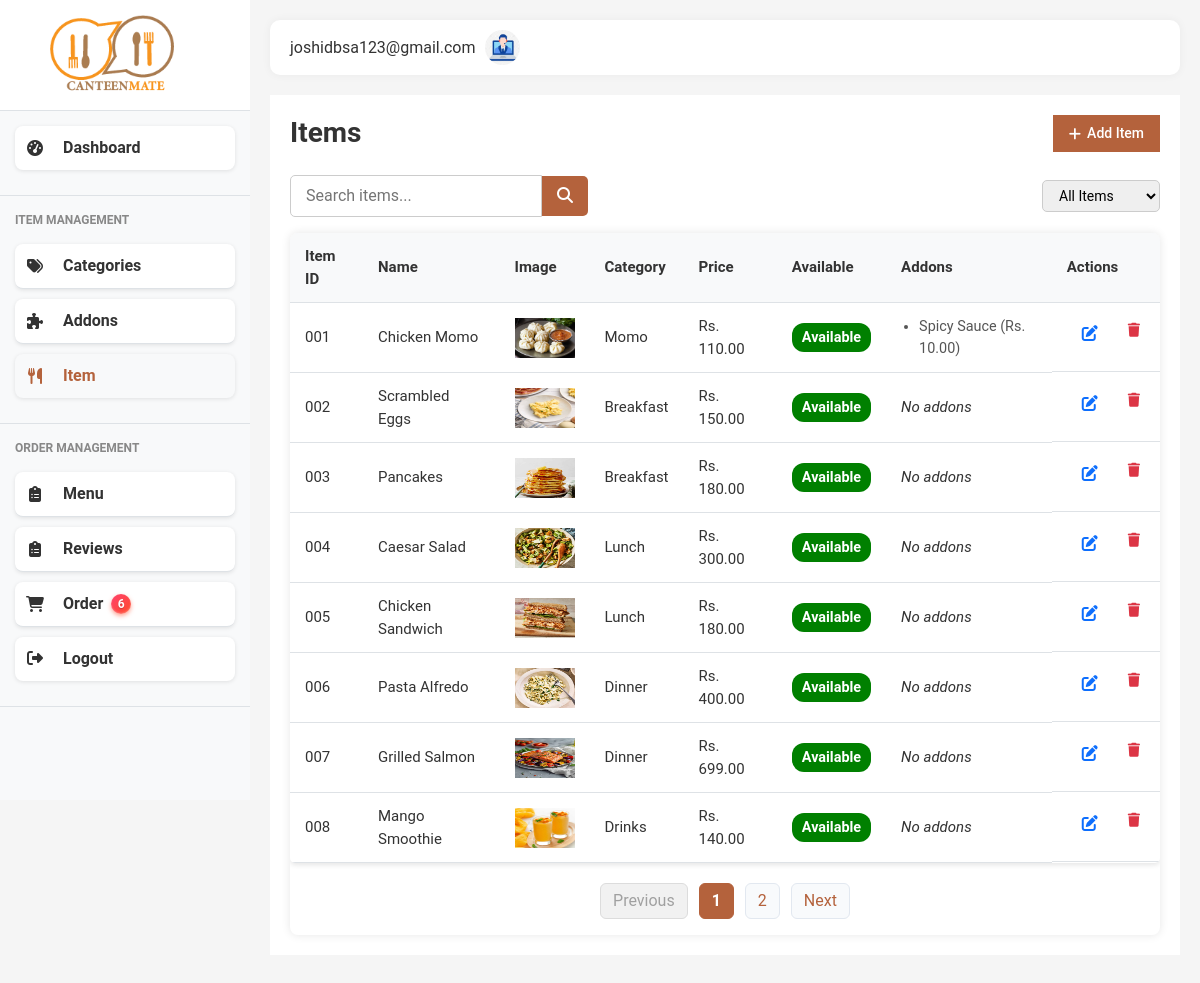
/admin/items (signed in), run on an earlier commit of the app's database.
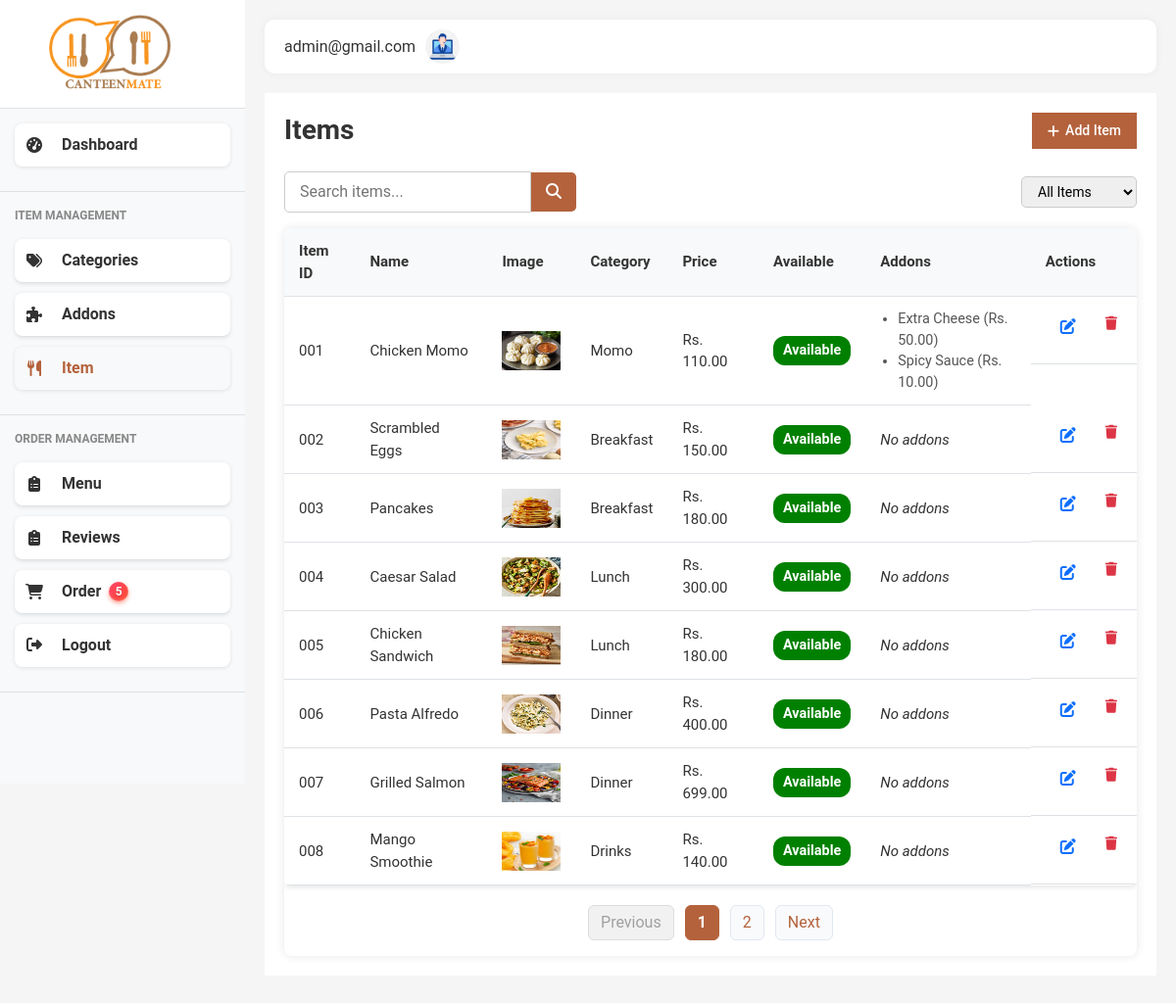
And on a later commit of the database.
### models.py (models this page shows, shortened)
class User(db.Model):
    id = db.Column(db.Integer, primary_key=True)
    fullname = db.Column(db.String(100), nullable=False)
    email = db.Column(db.String(100), unique=True, nullable=False)
    password = db.Column(db.String(200), nullable=False)
    role = db.Column(db.String(20), nullable=False)
    phone = db.Column(db.String(10))
    created_at = db.Column(db.DateTime, server_default=db.func.now())

class Item(db.Model):
    __tablename__ = 'items'
    id = db.Column(db.Integer, primary_key=True)
    name = db.Column(db.String(100), nullable=False)
    price = db.Column(db.Float, nullable=False)
    category_id = db.Column(db.Integer, db.ForeignKey('categories.id'), nullable=False)
    description = db.Column(db.Text, nullable=True)
    image_filename = db.Column(db.String(255), nullable=True)
    available = db.Column(db.Boolean, default=True)
    attribute_values = db.relationship(
        'AttributeValue',
        secondary=item_attribute_values,
        back_populates='items'
    )
    addons = db.relationship(
        'Addon',
        secondary=addon_item_association,
        back_populates='items'
    )

class Category(db.Model):
    __tablename__ = 'categories'
    id = db.Column(db.Integer, primary_key=True)
    name = db.Column(db.String(100), nullable=False, unique=True)
    status = db.Column(db.Boolean, default=True)  # Active or Inactive
    items = db.relationship('Item', backref='category', lazy=True, cascade='all, delete-orphan')

class Addon(db.Model):
    __tablename__ = 'addons'
    id = db.Column(db.Integer, primary_key=True)
    name = db.Column(db.String(100), nullable=False)
    price = db.Column(db.Float, nullable=False)
    category = db.Column(db.String(50), nullable=False)
    description = db.Column(db.Text)
    status = db.Column(db.Boolean, default=True)
    items = db.relationship('Item', secondary='addon_item_association', back_populates='addons')

### main.py (the view)
@app.route('/admin/items')
@login_required
def items():
    user_id = session['user_id']
    user = User.query.get(user_id)
    categories = Category.query.filter_by(status=True).all()
    addons = Addon.query.filter_by(status=True).all()
    items = Item.query.all()
    return render_template('admin/items.html', categories=categories, user=user, items=items, active_page='items',addons=addons)

### main.py (called while the page is built)
def login_required(view):
    @functools.wraps(view)
    def wrapped_view(**kwargs):
        if 'user_id' not in session:
            flash('Please log in to access this page', 'warning')
            return redirect(url_for('login'))
        return view(**kwargs)
    return wrapped_view

@app.context_processor
def inject_new_orders_count():
    count = Order.query.filter_by(status='pending').count()
    print(count)
    return dict(new_orders_count=count)

### templates/admin/items.html (shortened to what this page needs)
{% extends "admin/admin_base.html" %}
{% block content %}
<div class="category-section">
  <div class="section-header">
    <h1 class="page-title">Items</h1>
    <button class="add-btn" id="addUnitBtn">
      <i class="fas fa-plus"></i> Add Item
    </button>
  </div>
  <div class="section-filters" style="margin-bottom: 1rem;">
    <div class="search-box">
      <input type="text" id="searchInput" placeholder="Search items..." />
      <button type="button" style="background-color: #b4623c;">
        <i class="fas fa-search"></i>
      </button>
    </div>
    <div class="filter-dropdown">
      <select id="statusFilter">
        <option value="">All Items</option>
      </select>
    </div>
  </div>
  <div class="data-table">
    <table>
      <thead>
        <tr>
          <th>Item ID</th>
          <th>Name</th>
          <th>Image</th>
          <th>Category</th>
          <th>Price</th>
          <th>Available</th>
          <th>Addons</th>
          <th>Actions</th>
        </tr>
      </thead>
      <tbody id="item-table-body">
        {% for item in items %}
        <tr class="item-row">
          <td>{{ "%03d"|format(item.id) }}</td>
          <td class="item-name">{{ item.name }}</td>
          <td>
            {% if item.image_filename %}
            <img src="{{ url_for('static', filename='uploads/items/' ~ item.image_filename) }}" alt="Item Image" style="height: 40px" />
            {% else %} No image {% endif %}
          </td>
          <td>{{ item.category.name if item.category else "N/A" }}</td>
          <td>Rs. {{ '%.2f'|format(item.price) }}</td>
          <td>
            <span class="status-badge {{ 'available' if item.available else 'not-available' }}">{{ 'Available' if item.available else 'Unavailable' }}</span>
          </td>
          <td>
            {% if item.addons|length > 0 %}
              <ul style="padding-left: 18px; margin: 0;">
                {% for addon in item.addons %}
                <li>{{ addon.name }} (Rs. {{ "%.2f"|format(addon.price) }})</li>
                {% endfor %}
              </ul>
            {% else %}
              <em>No addons</em>
            {% endif %}
          </td>
          <td class="actions">
            <button
              class="btn btn-sm btn-primary btn-edit"
              data-id="{{ item.id }}"
              data-name="{{ item.name }}"
              data-category="{{ item.category.name if item.category else '' }}"
              data-price="{{ '%.2f'|format(item.price) }}"
              data-description="{{ item.description or '' }}"
              data-available="{{ 'true' if item.available else 'false' }}"
              data-addons="{{ item.addons | map(attribute='id') | join(',') }}"
            >
              <i class="fas fa-edit"></i>
            </button>
            <a href="#" class="btn btn-sm btn-danger btn-delete"><i class="fas fa-trash"></i> </a>
          </td>
        </tr>
        {% endfor %}
      </tbody>
    </table>
    <nav id="paginationContainer" aria-label="Page navigation" style="margin-top: 1rem;"></nav>
  </div>
</div>
{% endblock %}

### templates/admin/admin_base.html (shortened to what this page needs)
<!DOCTYPE html>
<html lang="en">
<head>
    <link href="https://cdnjs.cloudflare.com/ajax/libs/bootstrap/5.3.0/css/bootstrap.min.css" rel="stylesheet">
    <link href="https://cdnjs.cloudflare.com/ajax/libs/font-awesome/6.4.0/css/all.min.css" rel="stylesheet">
    <link href="{{ url_for('static', filename='css/style.css') }}" rel="stylesheet">
    <link href="{{ url_for('static', filename='css/admin_styles.css') }}" rel="stylesheet">
    <link href="{{ url_for('static', filename='css/content-page.css') }}" rel="stylesheet">
</head>
<body>
    <div class="d-flex">
    <div class="sidebar">
        <div class="brand">
            <img src="{{ url_for('static', filename='img/logo.png') }}" href={{ url_for('dashboard')}} alt="Canteen Logo">
        </div>
        <nav>
            <div class="menu-section">
                <a href="{{ url_for('dashboard')}}" class="menu-item {% if active_page == 'dashboard' %}active{% endif %}">
                    <i class="fas fa-tachometer-alt"></i>
                    Dashboard
                </a>
            </div>
            <div class="menu-section">
                <div class="menu-title">ITEM MANAGEMENT</div>
                <a href="{{ url_for('categories') }}" class="menu-item {% if active_page == 'categories' %}active{% endif %}">
                    <i class="fas fa-tags"></i>
                    Categories
                </a>
                <a href="{{ url_for('addons')}}" class="menu-item {% if active_page == 'addons' %}active{% endif %}">
                    <i class="fas fa-puzzle-piece"></i>
                    Addons
                </a>
                <a href="{{ url_for('items')}}" class="menu-item  {% if active_page == 'items' %}active{% endif %}">
                    <i class="fas fa-utensils"></i>
                    Item
                </a>
            </div>
            <div class="menu-section">
                <div class="menu-title">ORDER MANAGEMENT</div>
                <a href="{{ url_for('menu') }}" class="menu-item  {% if active_page == 'menu' %}active{% endif %}">
                    <i class="fas fa-clipboard-list"></i>
                    Menu
                </a>
                <a href="{{ url_for('admin_reviews') }}" class="menu-item  {% if active_page == 'reviews' %}active{% endif %}">
                    <i class="fas fa-clipboard-list"></i>
                    Reviews
                </a>
               <a href="{{ url_for('admin_orders') }}" class="menu-item {% if active_page == 'admin_orders' %}active{% endif %}">
                <i class="fas fa-shopping-cart"></i>
                Order
                {% if new_orders_count > 0 %}
                <span class="order_badge">{{ new_orders_count }}</span>
                {% endif %}
            </a>
                <a href="{{ url_for('logout') }}" class="menu-item {% if active_page == 'logout' %}active{% endif %}">
                    <div class="menu-icon"><i class="fas fa-sign-out-alt"></i></div>
                    <div class="menu-text">Logout</div>
                </a>
            </div>
        </nav>
    </div>
    <div class="content-wrapper">
        <div class="top-navbar">
            <div class="d-flex align-items-center">
                <div class="user-profile">
                    <div class="user-info">
                        <div class="user-email">{{ user.email }}</div>
                    </div>
                    <img src="{{ url_for('static', filename='img/admin.jpg') }}" alt="User Avatar">
                </div>
            </div>
        </div>
    {% block content %}{% endblock %}
</body>
</html>

What changed in the data, as far as the page shows it:
changed User: email "joshidbsa123@gmail.com" → "admin@gmail.com"
computed for Item "Chicken Momo": gains Addon (name "Extra Cheese", price "50.00")
Also different on the page:
{{ new_orders_count }}: "6" → "5"
